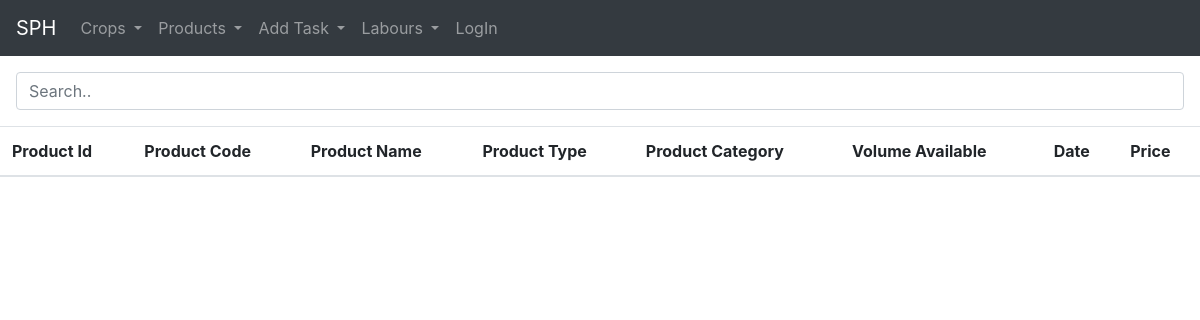
/inward_products/, run on an earlier commit of the app's database.
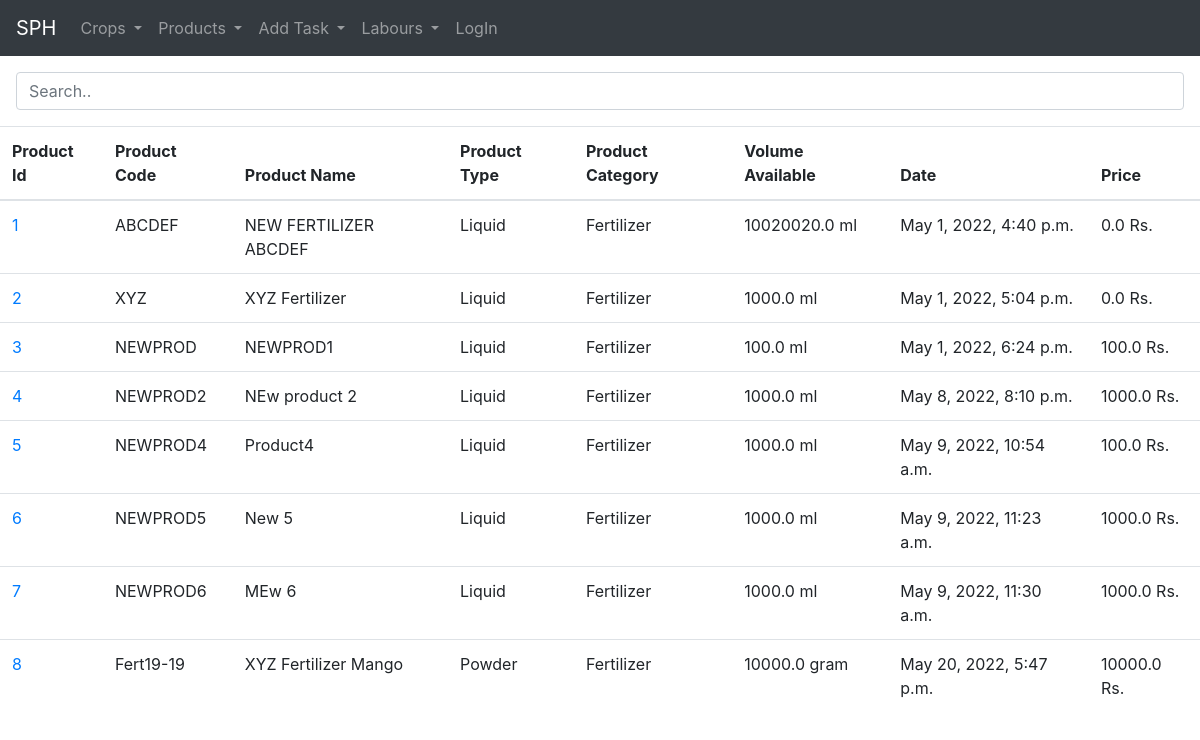
And on a later commit of the database.
### home/models.py (models this page shows, shortened)
class InwardProduct(models.Model):
    user = models.ForeignKey(User, on_delete=models.SET_NULL, null=True)
    product_code = models.ForeignKey(Product, on_delete=models.SET_NULL, null=True, blank=True)
    volume_added = models.FloatField(default=0, null=True, blank=True)
    total_price = models.FloatField(default=0, null=True, blank=True)
    created_at = models.DateTimeField(auto_now_add=True, null=True, blank=True)

class Product(models.Model):
    user = models.ForeignKey(User, on_delete=models.SET_NULL, null=True, blank=True)
    product_code = models.CharField(max_length=200, null=True, blank=True, unique=True)
    product_name = models.CharField(max_length=200, null=True, blank=True)
    product_description = models.TextField(null=True, blank=True)
    product_type = models.CharField(max_length=2, blank=True, null=True)
    product_category = models.ForeignKey(ProductCategory, on_delete=models.SET_NULL, null=True, blank=True)
    volume = models.FloatField(default=0, null=True, blank=True)
    price = models.FloatField(default=0, null=True, blank=True)
    created_at = models.DateTimeField(auto_now_add=True, null=True, blank=True)
    def __str__(self) -> str:
        return str(self.product_code)

class ProductCategory(models.Model):
    product_category = models.CharField(max_length=50, null=True, blank=True)
    def __str__(self):
        return self.product_category

### home/views.py (the view)
# urls.py: path('inward_products/', views.get_inward_products, name='inward_products'),
def get_inward_products(request):
    products = InwardProduct.objects.all()
    return render(request, 'inward_products.html', {'products':products})

### templates/inward_products.html (shortened to what this page needs)
{% extends 'base.html' %}
{% block content %}
<div class="m-3">
<input class="form-control" id="myInput" type="text" placeholder="Search..">
</div>
    <table class="mt-3 table table-responsive-md">
        <thead>
        <tr>
            <th>Product Id</th>
            <th>Product Code</th>
            <th>Product Name</th>
            <th>Product Type</th>
            <th>Product Category</th>
            <th>Volume Available</th>
            <th>Date</th>
            <th>Price</th>
        </tr>
        </thead>
        <tbody id="productsTable">
        {% for product in products %}
        <tr>
            <td><a href="{% url 'farm:product_details' product.id %}"> {{ product.id }} </a></td>
            <td> {{ product.product_code }}</td>
            <td> {{ product.product_code.product_name }}</td>
            {% if product.product_code.product_type == "S" %}
            <td>Solid</td>
            {% elif product.product_code.product_type == "P" %}
            <td>Powder</td>
            {% else %}
            <td>Liquid</td>
            {% endif %}
            <td> {{ product.product_code.product_category }}</td>
            <td> {{ product.volume_added }}
                {% if product.product_code.product_type == "L" %}ml
                {% else %}
                gram
                {% endif %}
            </td>
            <td> {{ product.created_at }}</td>
            <td> {{ product.total_price }} Rs.</td>
        </tr>
        {% endfor %}
        </tbody>
    </table>
{% endblock %}

What changed in the data, as far as the page shows it:
added InwardProduct: id "1", product_code "ABCDEF", product_code.product_name "NEW FERTILIZER ABCDEF", shows "Liquid", product_code.product_category "Fertilizer", volume_added "10020020.0", shows "ml", created_at "May 1, 2022, 4:40 p.m.", total_price "0.0"
added InwardProduct: id "2", product_code "XYZ", product_code.product_name "XYZ Fertilizer", shows "Liquid", product_code.product_category "Fertilizer", volume_added "1000.0", shows "ml", created_at "May 1, 2022, 5:04 p.m.", total_price "0.0"
added InwardProduct: id "3", product_code "NEWPROD", product_code.product_name "NEWPROD1", shows "Liquid", product_code.product_category "Fertilizer", volume_added "100.0", shows "ml", created_at "May 1, 2022, 6:24 p.m.", total_price "100.0"
added InwardProduct: id "4", product_code "NEWPROD2", product_code.product_name "NEw product 2", shows "Liquid", product_code.product_category "Fertilizer", volume_added "1000.0", shows "ml", created_at "May 8, 2022, 8:10 p.m.", total_price "1000.0"
added InwardProduct: id "5", product_code "NEWPROD4", product_code.product_name "Product4", shows "Liquid", product_code.product_category "Fertilizer", volume_added "1000.0", shows "ml", created_at "May 9, 2022, 10:54 a.m.", total_price "100.0"
added InwardProduct: id "6", product_code "NEWPROD5", product_code.product_name "New 5", shows "Liquid", product_code.product_category "Fertilizer", volume_added "1000.0", shows "ml", created_at "May 9, 2022, 11:23 a.m.", total_price "1000.0"
added InwardProduct: id "7", product_code "NEWPROD6", product_code.product_name "MEw 6", shows "Liquid", product_code.product_category "Fertilizer", volume_added "1000.0", shows "ml", created_at "May 9, 2022, 11:30 a.m.", total_price "1000.0"
added InwardProduct: id "8", product_code "Fert19-19", product_code.product_name "XYZ Fertilizer Mango", shows "Powder", product_code.product_category "Fertilizer", volume_added "10000.0", shows "gram", created_at "May 20, 2022, 5:47 p.m.", total_price "10000.0"
